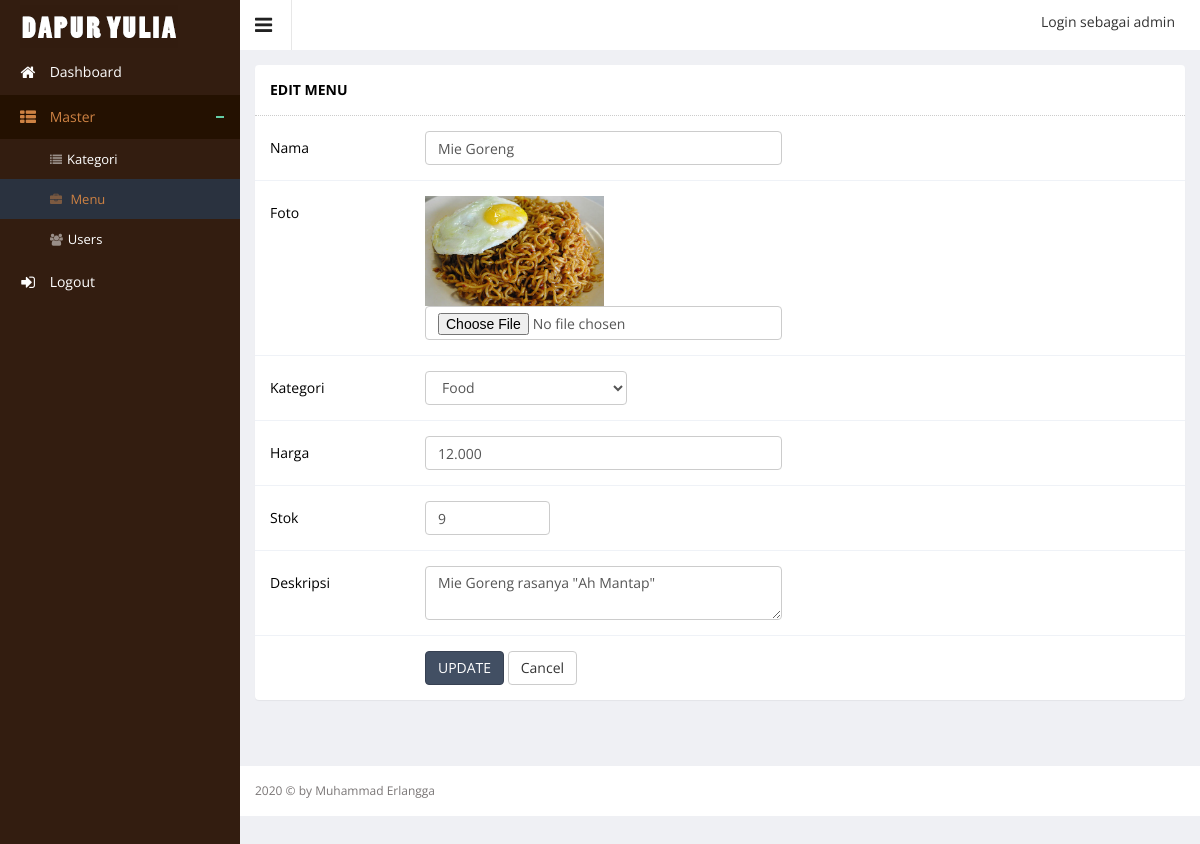
/index.php?hal=master/product/edit&id=1 (signed in), run on the app's committed database.
### tables this page shows
CREATE TABLE IF NOT EXISTS `product` (
`product_id` int(10) unsigned NOT NULL,
  `product_name` varchar(100) DEFAULT NULL,
  `product_price` int(11) DEFAULT NULL,
  `product_desc` text,
  `product_images` text,
  `product_stock` int(11) DEFAULT NULL,
  `product_date` datetime DEFAULT NULL,
  `category_id` int(11) DEFAULT NULL
);

### master/product/edit.php (the view, shortened to what this page needs)
<?php
$id = $_GET['id'];
$queryRowProduct = mysql_query("SELECT * FROM product where product_id = '".$id."'");
$rowProduct = mysql_fetch_array($queryRowProduct);
 ?>
        <div class="wrapper">
            <div class="row">
                <div class="col-lg-12">
                    <section class="panel">
                        <header class="panel-heading">
                           EDIT MENU
                        </header>
                        <div class="panel-body">
                            <div class=" form">
                                <form class="cmxform form-horizontal adminex-form" id="commentForm" method="POST" enctype="multipart/form-data"  action="">
                                    <div class="form-group ">
                                        <label for="cname" class="control-label col-lg-2" style="text-align: left;">Nama</label>
                                        <div class="col-lg-5">
                                            <input class=" form-control" id="cname" name="product_name" minlength="2" type="text" value="<?php echo $rowProduct['product_name']  ?>" required/>
                                        </div>
                                    </div>
                                    <div class="form-group ">
                                        <label for="cname" class="control-label col-lg-2" style="text-align: left;">Foto</label>
                                        <div class="col-lg-5">
                                            <img src="assets/images/product/<?php echo $rowProduct['product_images']; ?>" width="50%">
                                            <input class=" form-control" id="cname" name="product_images" minlength="2" type="file"/>
                                        </div>
                                    </div>
                                     <div class="form-group ">
                                        <label for="cemail" class="control-label col-lg-2" style="text-align: left;">Kategori</label>
                                        <div class="col-lg-3">
                                            <select name="product_category" class="form-control " >
                                            <?php
                                              $queryCategory = mysql_query("SELECT * FROM category ORDER BY category_id DESC");
                                              while ($rowCategory  = mysql_fetch_array($queryCategory)) {
                                                if($rowProduct['category_id'] == $rowCategory['category_id']){
                                            ?>
                                                <option value="<?php echo $rowCategory['category_id']; ?>" selected><?php echo $rowCategory['category_name'] ?></option>
                                            <?php
                                                }else{
                                            ?>
                                                 <option value="<?php echo $rowCategory['category_id']; ?>"><?php echo $rowCategory['category_name'] ?></option>
                                            <?php }
                                            } ?>
                                            </select>
                                        </div>
                                    </div>
                                    <div class="form-group ">
                                        <label for="cemail" class="control-label col-lg-2" style="text-align: left;">Harga </label>
                                        <div class="col-lg-5">
                                            <input class="form-control " id="tanpa-rupiah" type="text" name="product_price" value="<?php echo number_format($rowProduct['product_price'], 0, ',', '.');  ?>" required />
                                        </div>
                                    </div>
                                    <div class="form-group ">
                                        <label for="curl" class="control-label col-lg-2" style="text-align: left;">Stok</label>
                                        <div class="col-lg-2">
                                            <input class="form-control " id="tanpa-rupiah" type="text" name="product_stock" value="<?php echo $rowProduct['product_stock']; ?>" />
                                        </div>
                                    </div>
                                    <div class="form-group ">
                                        <label for="ccomment" class="control-label col-lg-2" style="text-align: left;">Deskripsi</label>
                                        <div class="col-lg-5">
                                            <textarea class="form-control " id="ccomment" name="product_desc" required><?php echo $rowProduct['product_desc']; ?></textarea>
                                        </div>
                                    </div>
                                    <div class="form-group">
                                        <div class="col-lg-offset-2 col-lg-5">
                                            <button class="btn btn-primary" type="submit" name="ubah">UPDATE</button>
                                            <a href="?hal=master/product/list">
                                            <button class="btn btn-default" type="button">Cancel</button>
                                            </a>
                                        </div>
                                    </div>
                                </form>
                            </div>
                        </div>
                    </section>
                </div>
            </div>
        </div>

### data on the page
product: product_name "Mie Goreng", product_images (picture), product_price "12.000", product_stock "9", product_desc "Mie Goreng rasanya \"Ah Mantap\""

### other printed values
$_SESSION['username'] "admin"
form field product_category "Food"
